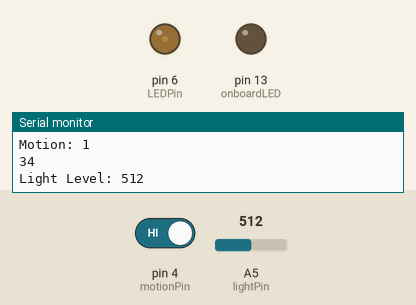
The sketch below on a simulated Arduino Uno, built with avr-gcc and run on an emulated ATmega328P. Parts: output pins drawn as LEDs (lit = HIGH), the last lines printed to the serial monitor. The inputs (shaded band) are chosen by the test bench; at power-on: pin 4 (motionPin) HIGH, A5 (lightPin) = 512.

Above: at 1.2 s.
1.3 s: pin 4 (motionPin) driven LOW
4.1 s: pin 4 (motionPin) driven HIGH
At 7.0 s:
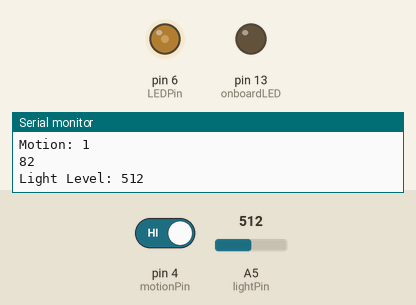
7.1 s: A5 (lightPin) set to 483
8.6 s: A5 (lightPin) set to 510
At 10.38 s:
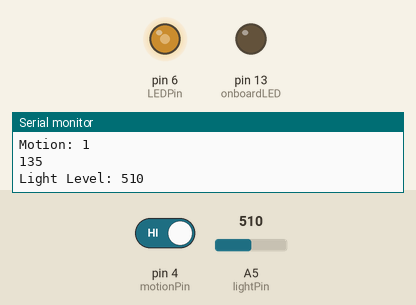
At 15.3 s:
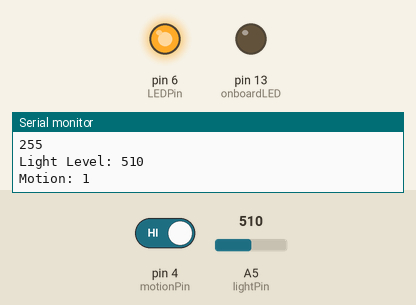
Timing chart, 0 to 15.6 s (numbered marks = the images above; inputs shaded):
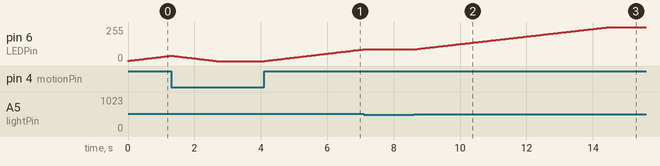

Measured:
- after the input at 4.1 s, pin 6 (LEDPin): moves from 0/255 to 88/255 over 3.0 s, starting at once
- after the input at 7.1 s, pin 6 (LEDPin): stays 88/255 (without the input it goes to 89/255 after 0.03 s)
- after the input at 8.6 s, pin 6 (LEDPin): moves from 88/255 to 255/255 over 5.9 s, starting at once

The sketch:

Lights.ino
```cpp
#define LEDPin 6
#define onboardLED 13
#define motionPin 4
#define fadeSpeed 10
#define lightPin 5

int led;
int motion;
int counter = 0;
int light;

void setup() {

  pinMode(LEDPin, OUTPUT);
  pinMode(onboardLED, OUTPUT);
  pinMode(motionPin, INPUT);
  pinMode(lightPin, INPUT);
  Serial.begin(9600);
  int motion = LOW;
  led = 0;
  //delay(5000);
}

void loop() {

  light = analogRead(lightPin);
  Serial.print("Light Level: ");
  Serial.println(light);
 // delay(100);

  // digitalRead(motionPin);
  motion = digitalRead(motionPin);
  /* if(motion == 1) {
   digitalWrite(onboardLED, HIGH);
   counter ++;
   }
   else{
   digitalWrite(onboardLED, LOW);
   counter = 0;
   }
   */
  Serial.print("Motion: ");
  Serial.println(motion);
  Serial.println(led);

  if((light > 500) && (motion == 1)) {
    while (led < 255) {
      led++;
      //for (led = 0; led <= 254; led++);
      analogWrite(LEDPin, led);
      delay(fadeSpeed);
      break;
      //Serial.print("     UP ");
      //Serial.println(led);
      // motion = digitalRead(motionPin);
    }
  }
  else if((motion == 0) && (led > 0)) {
    led--;
    // for (led = 254; led >= 254; led--);
    analogWrite(LEDPin, led);
    delay(fadeSpeed);
    // Serial.print("     DN ");
    // Serial.println(led);
    // motion = digitalRead(motionPin);
  }

  else {
    // delay(250);
    // Serial.println("delay");
  }
}

/*

 for (led = 30; led < 100; led++) {
 analogWrite(LEDPin, led);
 analogWrite(onboardLED, led);
 delay(fadeSpeed);
 Serial.println( led );
 }

 for (led = 100; led > 30; led--) {
 analogWrite(LEDPin, led);
 analogWrite(onboardLED, led);
 delay(fadeSpeed);
 Serial.println( led );
 }
 */
```
